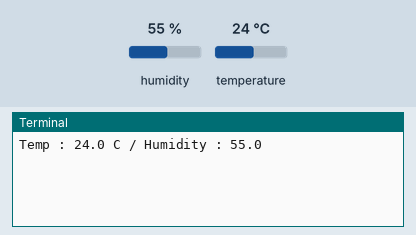
Bench run of a program on a simulated Raspberry Pi (BCM pin numbers). On the bench: the last lines printed to the terminal. The inputs (shaded band) are chosen by the test bench; at power-on: humidity 55 %, temperature 24 °C.

Above: at 1.2 s.
1.3 s: humidity set to 22 %
At 3.5 s:
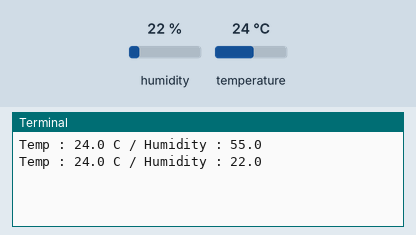
4.1 s: temperature set to 12 °C
At 5.4 s:
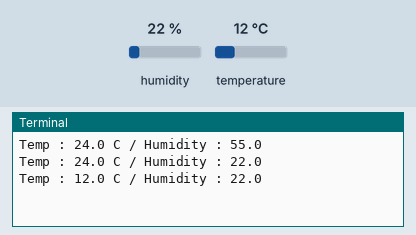
6.9 s: humidity set to 40 %
At 9.2 s:
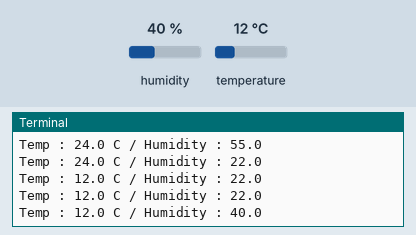
Timing chart, 0 to 10.7 s (numbered marks = the images above; inputs shaded):
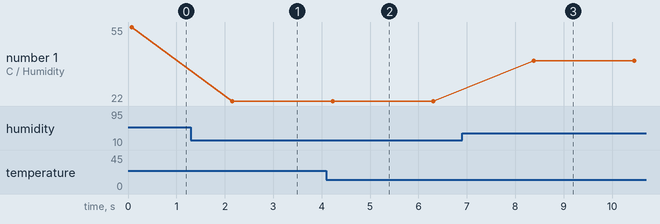

The program:

gpio_dht02.py
```python
import RPi.GPIO as GPIO
import dht11
import time

pin = 4
GPIO.setwarnings(False)
GPIO.setmode(GPIO.BCM)
GPIO.cleanup()

instance = dht11.DHT11(pin)

while True:
    try:
        result = instance.read()

        if result.is_valid():
            print('Temp : {0} C / Humidity : {1}'.format(result.temperature, result.humidity))
        else:
            print('Read error : {0}'.format(result.error_code))

        time.sleep(2)
    except Exception as e:
        print('error {0}'.format(e))
```

Measured:
- after the input at 1.3 s, the terminal: prints a new line after 0.85 s (image 1)
- after the input at 4.1 s, the terminal: prints a new line after 0.13 s (image 2)
- after the input at 6.9 s, the terminal: prints a new line after 1.5 s (image 3)
- plotted number 1: 55 → 22 after the input at 1.3 s, 22 → 40 after the input at 6.9 s
